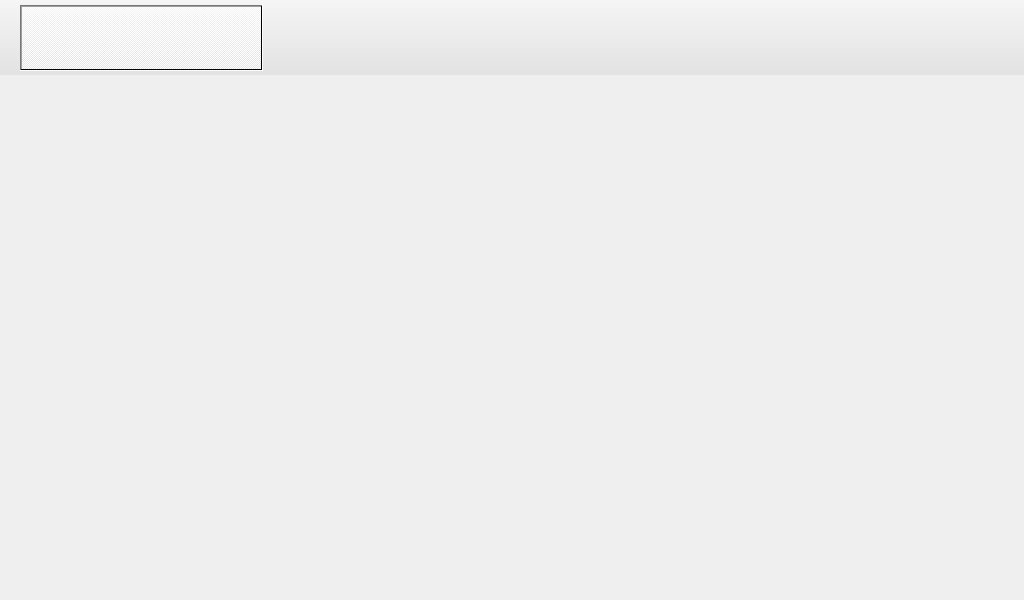
<?xml version="1.0" encoding="UTF-8"?>
<ui version="4.0">
 <class>Main</class>
 <widget class="QWidget" name="Main">
  <property name="geometry">
   <rect>
    <x>0</x>
    <y>0</y>
    <width>1024</width>
    <height>600</height>
   </rect>
  </property>
  <property name="minimumSize">
   <size>
    <width>1024</width>
    <height>600</height>
   </size>
  </property>
  <property name="maximumSize">
   <size>
    <width>1024</width>
    <height>600</height>
   </size>
  </property>
  <property name="windowTitle">
   <string>Form</string>
  </property>
  <widget class="QFrame" name="Menu">
   <property name="enabled">
    <bool>true</bool>
   </property>
   <property name="geometry">
    <rect>
     <x>0</x>
     <y>0</y>
     <width>1024</width>
     <height>75</height>
    </rect>
   </property>
   <property name="minimumSize">
    <size>
     <width>0</width>
     <height>75</height>
    </size>
   </property>
   <property name="maximumSize">
    <size>
     <width>16777215</width>
     <height>75</height>
    </size>
   </property>
   <property name="styleSheet">
    <string notr="true">background-color: qlineargradient(spread:pad, x1:0, y1:1, x2:0, y2:0, stop:0.0113636 rgba(225, 225, 225, 255), stop:1 rgba(245, 245, 245, 255));</string>
   </property>
   <property name="frameShape">
    <enum>QFrame::NoFrame</enum>
   </property>
   <property name="frameShadow">
    <enum>QFrame::Raised</enum>
   </property>
   <widget class="QWidget" name="horizontalLayoutWidget">
    <property name="geometry">
     <rect>
      <x>0</x>
      <y>0</y>
      <width>1031</width>
      <height>81</height>
     </rect>
    </property>
    <layout class="QHBoxLayout" name="horizontalLayout" stretch="0,0,0,0">
     <property name="spacing">
      <number>6</number>
     </property>
     <property name="sizeConstraint">
      <enum>QLayout::SetNoConstraint</enum>
     </property>
     <property name="leftMargin">
      <number>20</number>
     </property>
     <property name="topMargin">
      <number>5</number>
     </property>
     <property name="rightMargin">
      <number>20</number>
     </property>
     <property name="bottomMargin">
      <number>10</number>
     </property>
     <item>
      <widget class="QPushButton" name="btn_Measure">
       <property name="sizePolicy">
        <sizepolicy hsizetype="Preferred" vsizetype="Ignored">
         <horstretch>0</horstretch>
         <verstretch>0</verstretch>
        </sizepolicy>
       </property>
       <property name="cursor">
        <cursorShape>PointingHandCursor</cursorShape>
       </property>
       <property name="acceptDrops">
        <bool>false</bool>
       </property>
       <property name="autoFillBackground">
        <bool>false</bool>
       </property>
       <property name="styleSheet">
        <string notr="true">border-bottom-color: rgb(255, 85, 0);</string>
       </property>
       <property name="text">
        <string/>
       </property>
       <property name="icon">
        <iconset resource="../v27.11.24.2/icons/IconResource.qrc">
         <normaloff>:/Menu/menu/Measure.png</normaloff>:/Menu/menu/Measure.png</iconset>
       </property>
       <property name="iconSize">
        <size>
         <width>48</width>
         <height>48</height>
        </size>
       </property>
       <property name="checkable">
        <bool>true</bool>
       </property>
       <property name="checked">
        <bool>true</bool>
       </property>
       <property name="autoRepeat">
        <bool>false</bool>
       </property>
       <property name="autoExclusive">
        <bool>false</bool>
       </property>
       <property name="autoDefault">
        <bool>false</bool>
       </property>
       <property name="default">
        <bool>false</bool>
       </property>
       <property name="flat">
        <bool>true</bool>
       </property>
      </widget>
     </item>
     <item>
      <widget class="QPushButton" name="btn_Graphs">
       <property name="sizePolicy">
        <sizepolicy hsizetype="Preferred" vsizetype="Ignored">
         <horstretch>0</horstretch>
         <verstretch>0</verstretch>
        </sizepolicy>
       </property>
       <property name="cursor">
        <cursorShape>PointingHandCursor</cursorShape>
       </property>
       <property name="acceptDrops">
        <bool>false</bool>
       </property>
       <property name="autoFillBackground">
        <bool>false</bool>
       </property>
       <property name="styleSheet">
        <string notr="true">border-bottom-color: rgb(255, 85, 0);</string>
       </property>
       <property name="text">
        <string/>
       </property>
       <property name="icon">
        <iconset resource="../v27.11.24.2/icons/IconResource.qrc">
         <normaloff>:/Menu/menu/Graph.png</normaloff>:/Menu/menu/Graph.png</iconset>
       </property>
       <property name="iconSize">
        <size>
         <width>48</width>
         <height>48</height>
        </size>
       </property>
       <property name="checkable">
        <bool>true</bool>
       </property>
       <property name="checked">
        <bool>false</bool>
       </property>
       <property name="autoRepeat">
        <bool>false</bool>
       </property>
       <property name="autoExclusive">
        <bool>false</bool>
       </property>
       <property name="autoDefault">
        <bool>false</bool>
       </property>
       <property name="default">
        <bool>false</bool>
       </property>
       <property name="flat">
        <bool>true</bool>
       </property>
      </widget>
     </item>
     <item>
      <widget class="QPushButton" name="btn_Settings">
       <property name="sizePolicy">
        <sizepolicy hsizetype="Preferred" vsizetype="Ignored">
         <horstretch>0</horstretch>
         <verstretch>0</verstretch>
        </sizepolicy>
       </property>
       <property name="cursor">
        <cursorShape>PointingHandCursor</cursorShape>
       </property>
       <property name="acceptDrops">
        <bool>false</bool>
       </property>
       <property name="autoFillBackground">
        <bool>false</bool>
       </property>
       <property name="styleSheet">
        <string notr="true">border-bottom-color: rgb(255, 85, 0);</string>
       </property>
       <property name="text">
        <string/>
       </property>
       <property name="icon">
        <iconset resource="../v27.11.24.2/icons/IconResource.qrc">
         <normaloff>:/Menu/menu/Settings.png</normaloff>:/Menu/menu/Settings.png</iconset>
       </property>
       <property name="iconSize">
        <size>
         <width>48</width>
         <height>48</height>
        </size>
       </property>
       <property name="checkable">
        <bool>true</bool>
       </property>
       <property name="checked">
        <bool>false</bool>
       </property>
       <property name="autoRepeat">
        <bool>false</bool>
       </property>
       <property name="autoExclusive">
        <bool>false</bool>
       </property>
       <property name="autoDefault">
        <bool>false</bool>
       </property>
       <property name="default">
        <bool>false</bool>
       </property>
       <property name="flat">
        <bool>true</bool>
       </property>
      </widget>
     </item>
     <item>
      <widget class="QPushButton" name="btn_Errors">
       <property name="sizePolicy">
        <sizepolicy hsizetype="Preferred" vsizetype="Ignored">
         <horstretch>0</horstretch>
         <verstretch>0</verstretch>
        </sizepolicy>
       </property>
       <property name="cursor">
        <cursorShape>PointingHandCursor</cursorShape>
       </property>
       <property name="acceptDrops">
        <bool>false</bool>
       </property>
       <property name="autoFillBackground">
        <bool>false</bool>
       </property>
       <property name="styleSheet">
        <string notr="true">border-bottom-color: rgb(255, 85, 0);</string>
       </property>
       <property name="text">
        <string/>
       </property>
       <property name="icon">
        <iconset resource="../v27.11.24.2/icons/IconResource.qrc">
         <normaloff>:/Menu/menu/Error.png</normaloff>:/Menu/menu/Error.png</iconset>
       </property>
       <property name="iconSize">
        <size>
         <width>48</width>
         <height>48</height>
        </size>
       </property>
       <property name="checkable">
        <bool>true</bool>
       </property>
       <property name="checked">
        <bool>false</bool>
       </property>
       <property name="autoRepeat">
        <bool>false</bool>
       </property>
       <property name="autoExclusive">
        <bool>false</bool>
       </property>
       <property name="autoDefault">
        <bool>false</bool>
       </property>
       <property name="default">
        <bool>false</bool>
       </property>
       <property name="flat">
        <bool>true</bool>
       </property>
      </widget>
     </item>
    </layout>
   </widget>
  </widget>
  <widget class="QFrame" name="Content">
   <property name="geometry">
    <rect>
     <x>0</x>
     <y>75</y>
     <width>1024</width>
     <height>525</height>
    </rect>
   </property>
   <property name="font">
    <font>
     <family>Futura Std Book</family>
    </font>
   </property>
   <property name="styleSheet">
    <string notr="true"/>
   </property>
   <property name="frameShape">
    <enum>QFrame::NoFrame</enum>
   </property>
   <property name="frameShadow">
    <enum>QFrame::Raised</enum>
   </property>
   <layout class="QHBoxLayout" name="horizontalLayout_2">
    <property name="spacing">
     <number>0</number>
    </property>
    <property name="leftMargin">
     <number>0</number>
    </property>
    <property name="topMargin">
     <number>0</number>
    </property>
    <property name="rightMargin">
     <number>0</number>
    </property>
    <property name="bottomMargin">
     <number>0</number>
    </property>
    <item>
     <widget class="QStackedWidget" name="Screen">
      <property name="sizePolicy">
       <sizepolicy hsizetype="Preferred" vsizetype="Preferred">
        <horstretch>0</horstretch>
        <verstretch>0</verstretch>
       </sizepolicy>
      </property>
      <property name="currentIndex">
       <number>0</number>
      </property>
      <widget class="QWidget" name="Screen_Logo">
       <widget class="QLabel" name="logo_Polsl">
        <property name="geometry">
         <rect>
          <x>170</x>
          <y>70</y>
          <width>239</width>
          <height>350</height>
         </rect>
        </property>
        <property name="minimumSize">
         <size>
          <width>239</width>
          <height>350</height>
         </size>
        </property>
        <property name="maximumSize">
         <size>
          <width>478</width>
          <height>700</height>
         </size>
        </property>
        <property name="baseSize">
         <size>
          <width>478</width>
          <height>700</height>
         </size>
        </property>
        <property name="text">
         <string/>
        </property>
        <property name="pixmap">
         <pixmap resource="../icons/Icons.qrc">:/Logo/logo/polsl.png</pixmap>
        </property>
        <property name="scaledContents">
         <bool>true</bool>
        </property>
        <property name="wordWrap">
         <bool>false</bool>
        </property>
       </widget>
       <widget class="QLabel" name="logoMt">
        <property name="geometry">
         <rect>
          <x>590</x>
          <y>70</y>
          <width>250</width>
          <height>250</height>
         </rect>
        </property>
        <property name="minimumSize">
         <size>
          <width>250</width>
          <height>250</height>
         </size>
        </property>
        <property name="maximumSize">
         <size>
          <width>478</width>
          <height>700</height>
         </size>
        </property>
        <property name="baseSize">
         <size>
          <width>478</width>
          <height>700</height>
         </size>
        </property>
        <property name="text">
         <string/>
        </property>
        <property name="pixmap">
         <pixmap resource="../icons/Icons.qrc">:/Logo/logo/mt.png</pixmap>
        </property>
        <property name="scaledContents">
         <bool>true</bool>
        </property>
        <property name="wordWrap">
         <bool>false</bool>
        </property>
       </widget>
      </widget>
      <widget class="QWidget" name="Screen_MeasureMain">
       <widget class="QLabel" name="title_MeasureMain">
        <property name="geometry">
         <rect>
          <x>50</x>
          <y>30</y>
          <width>181</width>
          <height>71</height>
         </rect>
        </property>
        <property name="font">
         <font>
          <family>Futura Std Book</family>
          <pointsize>36</pointsize>
         </font>
        </property>
        <property name="text">
         <string>Pomiary</string>
        </property>
        <property name="textFormat">
         <enum>Qt::AutoText</enum>
        </property>
        <property name="scaledContents">
         <bool>false</bool>
        </property>
        <property name="wordWrap">
         <bool>false</bool>
        </property>
        <property name="indent">
         <number>-1</number>
        </property>
       </widget>
       <widget class="QPushButton" name="btn_StartMeasure">
        <property name="geometry">
         <rect>
          <x>360</x>
          <y>210</y>
          <width>281</width>
          <height>91</height>
         </rect>
        </property>
        <property name="font">
         <font>
          <family>Futura Std Book</family>
          <pointsize>24</pointsize>
         </font>
        </property>
        <property name="styleSheet">
         <string notr="true">background-color: rgb(191, 191, 191);</string>
        </property>
        <property name="text">
         <string>Wykonaj Pomiar</string>
        </property>
       </widget>
       <widget class="QPushButton" name="btn_MeasureToGraph">
        <property name="geometry">
         <rect>
          <x>250</x>
          <y>320</y>
          <width>531</width>
          <height>91</height>
         </rect>
        </property>
        <property name="font">
         <font>
          <family>Futura Std Book</family>
          <pointsize>24</pointsize>
         </font>
        </property>
        <property name="autoFillBackground">
         <bool>false</bool>
        </property>
        <property name="styleSheet">
         <string notr="true">background-color: rgb(191, 191, 191);</string>
        </property>
        <property name="text">
         <string>Przejdź do poprzedniego Pomiaru</string>
        </property>
        <property name="autoRepeat">
         <bool>false</bool>
        </property>
       </widget>
      </widget>
      <widget class="QWidget" name="Screen_MeasureProgress">
       <widget class="QLabel" name="title_MeasureProgress">
        <property name="geometry">
         <rect>
          <x>70</x>
          <y>50</y>
          <width>491</width>
          <height>71</height>
         </rect>
        </property>
        <property name="font">
         <font>
          <family>Futura Std Book</family>
          <pointsize>36</pointsize>
         </font>
        </property>
        <property name="text">
         <string>Wykonywanie Pomiaru</string>
        </property>
        <property name="textFormat">
         <enum>Qt::AutoText</enum>
        </property>
        <property name="scaledContents">
         <bool>false</bool>
        </property>
        <property name="wordWrap">
         <bool>false</bool>
        </property>
        <property name="indent">
         <number>-1</number>
        </property>
       </widget>
       <widget class="QProgressBar" name="progressBar">
        <property name="geometry">
         <rect>
          <x>40</x>
          <y>140</y>
          <width>921</width>
          <height>16</height>
         </rect>
        </property>
        <property name="font">
         <font>
          <family>Arial</family>
         </font>
        </property>
        <property name="value">
         <number>24</number>
        </property>
        <property name="textVisible">
         <bool>false</bool>
        </property>
        <property name="invertedAppearance">
         <bool>false</bool>
        </property>
       </widget>
       <widget class="QPushButton" name="btn_StopMeasure">
        <property name="geometry">
         <rect>
          <x>680</x>
          <y>190</y>
          <width>281</width>
          <height>91</height>
         </rect>
        </property>
        <property name="font">
         <font>
          <family>Futura Std Book</family>
          <pointsize>24</pointsize>
         </font>
        </property>
        <property name="styleSheet">
         <string notr="true">background-color: rgb(191, 191, 191);</string>
        </property>
        <property name="text">
         <string>Zatrzymaj</string>
        </property>
       </widget>
       <widget class="QPushButton" name="pushButton">
        <property name="geometry">
         <rect>
          <x>70</x>
          <y>280</y>
          <width>201</width>
          <height>191</height>
         </rect>
        </property>
        <property name="font">
         <font>
          <pointsize>20</pointsize>
         </font>
        </property>
        <property name="text">
         <string>Obrót w Lewo</string>
        </property>
       </widget>
       <widget class="QPushButton" name="pushButton_2">
        <property name="geometry">
         <rect>
          <x>310</x>
          <y>280</y>
          <width>201</width>
          <height>191</height>
         </rect>
        </property>
        <property name="font">
         <font>
          <pointsize>20</pointsize>
         </font>
        </property>
        <property name="text">
         <string>Obrót w Prawo</string>
        </property>
       </widget>
       <widget class="QLabel" name="title_MeasureProgress_2">
        <property name="geometry">
         <rect>
          <x>40</x>
          <y>190</y>
          <width>491</width>
          <height>71</height>
         </rect>
        </property>
        <property name="font">
         <font>
          <family>Futura Std Book</family>
          <pointsize>36</pointsize>
         </font>
        </property>
        <property name="text">
         <string>Tymczasowo do testów:</string>
        </property>
        <property name="textFormat">
         <enum>Qt::AutoText</enum>
        </property>
        <property name="scaledContents">
         <bool>false</bool>
        </property>
        <property name="wordWrap">
         <bool>false</bool>
        </property>
        <property name="indent">
         <number>-1</number>
        </property>
       </widget>
      </widget>
      <widget class="QWidget" name="Screen_Graphs">
       <widget class="QLabel" name="title_Graphs">
        <property name="geometry">
         <rect>
          <x>60</x>
          <y>40</y>
          <width>491</width>
          <height>71</height>
         </rect>
        </property>
        <property name="font">
         <font>
          <family>Futura Std Book</family>
          <pointsize>36</pointsize>
         </font>
        </property>
        <property name="text">
         <string>Wykresy</string>
        </property>
        <property name="textFormat">
         <enum>Qt::AutoText</enum>
        </property>
        <property name="scaledContents">
         <bool>false</bool>
        </property>
        <property name="wordWrap">
         <bool>false</bool>
        </property>
        <property name="indent">
         <number>-1</number>
        </property>
       </widget>
      </widget>
      <widget class="QWidget" name="Screen_Settings">
       <widget class="QLabel" name="title_Settings">
        <property name="geometry">
         <rect>
          <x>100</x>
          <y>50</y>
          <width>491</width>
          <height>71</height>
         </rect>
        </property>
        <property name="font">
         <font>
          <family>Futura Std Book</family>
          <pointsize>36</pointsize>
         </font>
        </property>
        <property name="text">
         <string>Ustawienia</string>
        </property>
        <property name="textFormat">
         <enum>Qt::AutoText</enum>
        </property>
        <property name="scaledContents">
         <bool>false</bool>
        </property>
        <property name="wordWrap">
         <bool>false</bool>
        </property>
        <property name="indent">
         <number>-1</number>
        </property>
       </widget>
      </widget>
      <widget class="QWidget" name="Screen_Errors">
       <widget class="QLabel" name="title_Errors">
        <property name="geometry">
         <rect>
          <x>60</x>
          <y>50</y>
          <width>491</width>
          <height>71</height>
         </rect>
        </property>
        <property name="font">
         <font>
          <family>Futura Std Book</family>
          <pointsize>36</pointsize>
         </font>
        </property>
        <property name="text">
         <string>Błędy</string>
        </property>
        <property name="textFormat">
         <enum>Qt::AutoText</enum>
        </property>
        <property name="scaledContents">
         <bool>false</bool>
        </property>
        <property name="wordWrap">
         <bool>false</bool>
        </property>
        <property name="indent">
         <number>-1</number>
        </property>
       </widget>
      </widget>
     </widget>
    </item>
   </layout>
  </widget>
 </widget>
 <resources>
  <include location="../v27.11.24.2/icons/IconResource.qrc"/>
  <include location="../icons/Icons.qrc"/>
 </resources>
 <connections/>
</ui>
